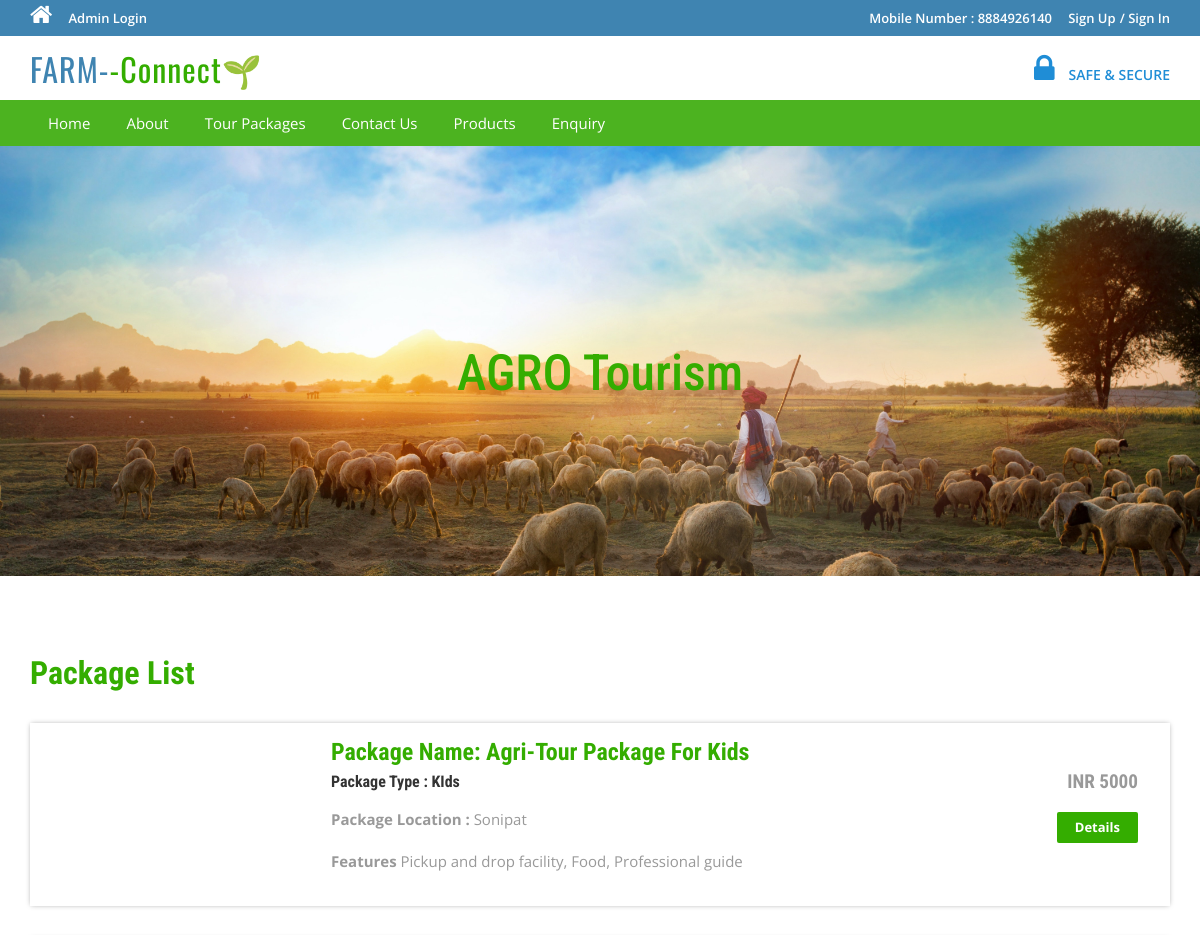
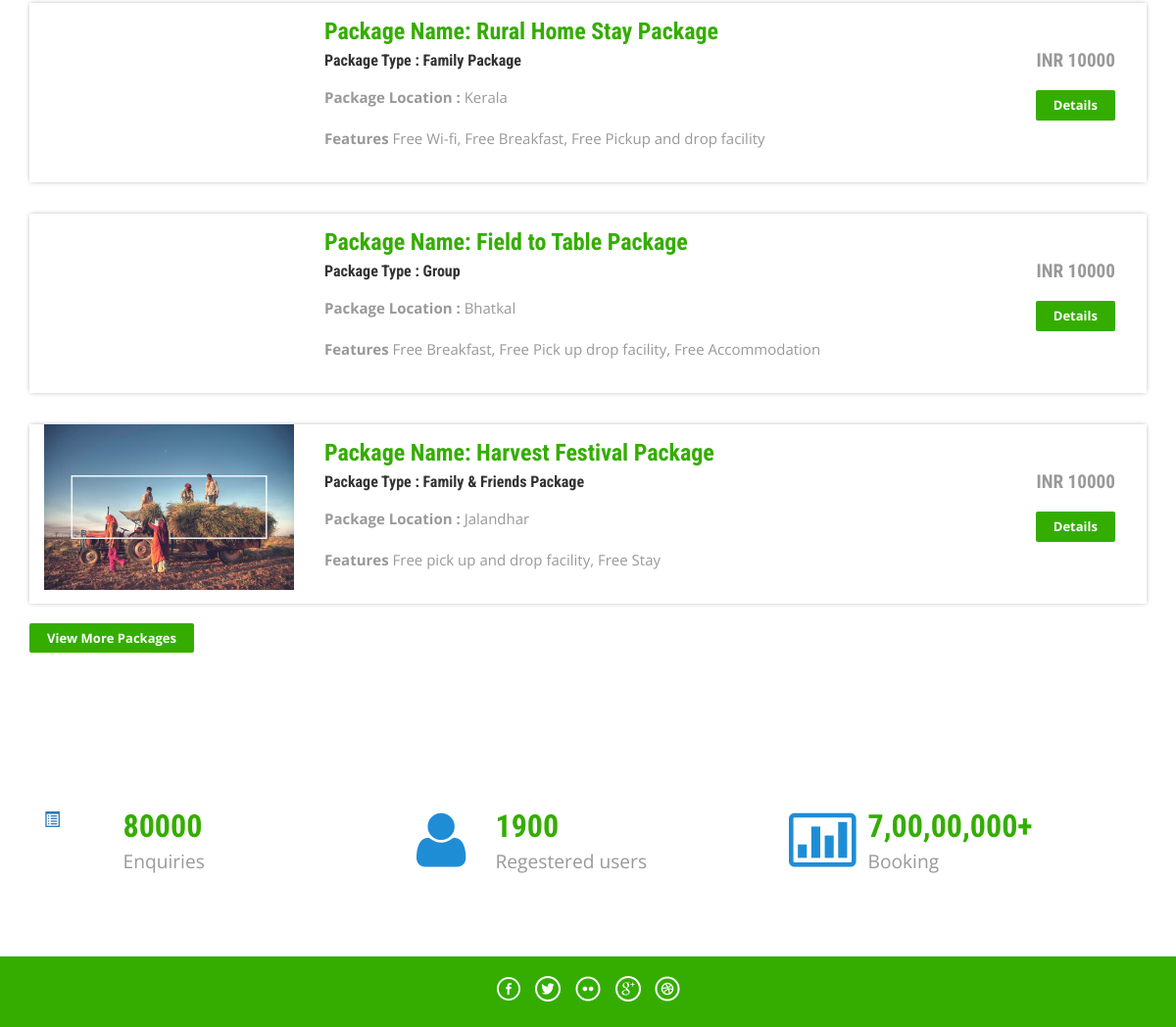
The page / on the database its author committed (2 pictures, top to bottom).
### tables this page shows
CREATE TABLE `tbltourpackages` (
  `PackageId` int(11) NOT NULL,
  `PackageName` varchar(200) DEFAULT NULL,
  `PackageType` varchar(150) DEFAULT NULL,
  `PackageLocation` varchar(100) DEFAULT NULL,
  `PackagePrice` int(11) DEFAULT NULL,
  `PackageFetures` varchar(255) DEFAULT NULL,
  `PackageDetails` mediumtext DEFAULT NULL,
  `PackageImage` varchar(100) DEFAULT NULL,
  `Creationdate` timestamp NULL DEFAULT current_timestamp(),
  `UpdationDate` timestamp NULL DEFAULT NULL ON UPDATE current_timestamp()
);

### index.php (the view, shortened to what this page needs)
<?php
include('includes/config.php');
?>
<!DOCTYPE HTML>
<html>
<head>
<link href="css/bootstrap.css" rel='stylesheet' type='text/css' />
<link href="css/style.css" rel='stylesheet' type='text/css' />
<link href="css/font-awesome.css" rel="stylesheet">
<link href="css/animate.css" rel="stylesheet" type="text/css" media="all">
</head>
<body>
<?php include('includes/header.php');?>
<div class="banner">
	<div class="container">
		<h1 class="wow zoomIn animated animated" data-wow-delay=".5s" style="visibility: visible; animation-delay: 0.5s; animation-name: zoomIn;"> AGRO Tourism</h1>
	</div>
</div>
<div class="container">
	<div class="holiday">
	<h3>Package List</h3>
<?php $sql = "SELECT * from tbltourpackages order by rand() limit 4";
$query = $dbh->prepare($sql);
$query->execute();
$results=$query->fetchAll(PDO::FETCH_OBJ);
if($query->rowCount() > 0)
{
foreach($results as $result)
{	?>
			<div class="rom-btm">
				<div class="col-md-3 room-left wow fadeInLeft animated" data-wow-delay=".5s">
					<img src="admin/pacakgeimages/<?php echo htmlentities($result->PackageImage);?>" class="img-responsive" alt="">
				</div>
				<div class="col-md-6 room-midle wow fadeInUp animated" data-wow-delay=".5s">
					<h4>Package Name: <?php echo htmlentities($result->PackageName);?></h4>
					<h6>Package Type : <?php echo htmlentities($result->PackageType);?></h6>
					<p><b>Package Location :</b> <?php echo htmlentities($result->PackageLocation);?></p>
					<p><b>Features</b> <?php echo htmlentities($result->PackageFetures);?></p>
				</div>
				<div class="col-md-3 room-right wow fadeInRight animated" data-wow-delay=".5s">
					<h5>INR <?php echo htmlentities($result->PackagePrice);?></h5>
					<a href="package-details.php?pkgid=<?php echo htmlentities($result->PackageId);?>" class="view">Details</a>
				</div>
				<div class="clearfix"></div>
			</div>
<?php }} ?>
<div><a href="package-list.php" class="view">View More Packages</a></div>
</div>
	</div>
<div class="routes">
	<div class="container">
		<div class="col-md-4 routes-left wow fadeInRight animated" data-wow-delay=".5s">
			<div class="rou-left">
				<a href="#"><i class="glyphicon glyphicon-list-alt"></i></a>
			</div>
			<div class="rou-rgt wow fadeInDown animated" data-wow-delay=".5s">
				<h3>80000</h3>
				<p>Enquiries</p>
			</div>
				<div class="clearfix"></div>
		</div>
		<div class="col-md-4 routes-left">
			<div class="rou-left">
				<a href="#"><i class="fa fa-user"></i></a>
			</div>
			<div class="rou-rgt">
				<h3>1900</h3>
				<p>Regestered users</p>
			</div>
				<div class="clearfix"></div>
		</div>
		<div class="col-md-4 routes-left wow fadeInRight animated" data-wow-delay=".5s">
			<div class="rou-left">
				<a href="#"><i class="fa fa-ticket"></i></a>
			</div>
			<div class="rou-rgt">
				<h3>7,00,00,000+</h3>
				<p>Booking</p>
			</div>
				<div class="clearfix"></div>
		</div>
		<div class="clearfix"></div>
	</div>
</div>
<?php include('includes/footer.php');?>
</body>
</html>

### includes/header.php (shortened to what this page needs)
<?php if($_SESSION['login'])
{?>
<div class="top-header">
	<div class="container">
		<ul class="tp-hd-lft wow fadeInLeft animated" data-wow-delay=".5s">
			<li class="hm"><a href="index.php"><i class="fa fa-home"></i></a></li>
			<li class="prnt"><a href="profile.php">My Profile</a></li>
				<li class="prnt"><a href="change-password.php">Change Password</a></li>
			<li class="prnt"><a href="tour-history.php">My Tour History</a></li>
			<li class="prnt"><a href="issuetickets.php">Issue Tickets</a></li>
		</ul>
		<ul class="tp-hd-rgt wow fadeInRight animated" data-wow-delay=".5s">
			<li class="tol">Welcome :</li>
			<li class="sig"><?php echo htmlentities($_SESSION['login']);?></li>
			<li class="sigi"><a href="logout.php" >/ Logout</a></li>
        </ul>
		<div class="clearfix"></div>
	</div>
</div><?php } else {?>
<div class="top-header">
	<div class="container">
		<ul class="tp-hd-lft wow fadeInLeft animated" data-wow-delay=".5s">
			<li class="hm"><a href="index.php"><i class="fa fa-home"></i></a></li>
				<li class="hm"><a href="admin/index.php">Admin Login</a></li>
		</ul>
		<ul class="tp-hd-rgt wow fadeInRight animated" data-wow-delay=".5s">
			<li class="tol">Mobile Number : 8884926140</li>
			<li class="sig"><a href="#" data-toggle="modal" data-target="#myModal" >Sign Up</a></li>
			<li class="sigi"><a href="#" data-toggle="modal" data-target="#myModal4" >/ Sign In</a></li>
        </ul>
		<div class="clearfix"></div>
	</div>
</div>
<?php }?>
<div class="header">
	<div class="container">
		<div class="logo wow fadeInDown animated" data-wow-delay=".5s">
			<a href="index.php">FARM-<span>-Connect🌱</span></a>
		</div>
		<div class="lock fadeInDown animated" data-wow-delay=".5s">
			<li><i class="fa fa-lock"></i></li>
            <li><div class="securetxt">SAFE &amp; SECURE </div></li>
		</div>
		<div class="clearfix"></div>
	</div>
</div>
<div class="footer-btm wow fadeInLeft animated" data-wow-delay=".5s">
	<div class="container">
	<div class="navigation">
			<nav class="navbar navbar-default">
				<div class="collapse navbar-collapse nav-wil" id="bs-example-navbar-collapse-1">
					<nav class="cl-effect-1">
						<ul class="nav navbar-nav">
							<li><a href="index.php">Home</a></li>
							<li><a href="page.php?type=aboutus">About</a></li>
								<li><a href="package-list.php">Tour Packages</a></li>
								<li><a href="page.php?type=contact">Contact Us</a></li>
								<li><a href="product-list.php">Products</a></li>
								<?php if($_SESSION['login'])
{?>
								<li>Need Help?<a href="#" data-toggle="modal" data-target="#myModal3"> / Write Us </a>  </li>
								<?php } else { ?>
								<li><a href="enquiry.php"> Enquiry </a>  </li>
								<?php } ?>
								<div class="clearfix"></div>
						</ul>
					</nav>
				</div>
			</nav>
		</div>
	</div>
</div>

### includes/footer.php (shortened to what this page needs)
<div class="copy-right">
	<div class="container">
		<div class="footer-social-icons wow fadeInDown animated animated" data-wow-delay=".5s" style="visibility: visible; animation-delay: 0.5s; animation-name: fadeInDown;">
			<ul>
				<li><a class="facebook" href="#"><span>Facebook</span></a></li>
				<li><a class="twitter" href="#"><span>Twitter</span></a></li>
				<li><a class="flickr" href="#"><span>Flickr</span></a></li>
				<li><a class="googleplus" href="#"><span>Google+</span></a></li>
				<li><a class="dribbble" href="#"><span>Dribbble</span></a></li>
			</ul>
		</div>
	</div>
</div>

### rows shown on the page
tbltourpackages: PackageName "Agri-Tour Package For Kids", PackageType "KIds", PackageLocation "Sonipat", PackageFetures "Pickup and drop facility, Food, Professional guide", PackagePrice "5000"
tbltourpackages: PackageName "Rural Home Stay Package", PackageType "Family Package", PackageLocation "Kerala", PackageFetures "Free Wi-fi, Free Breakfast, Free Pickup and drop facility", PackagePrice "10000"
tbltourpackages: PackageName "Field to Table Package", PackageType "Group", PackageLocation "Bhatkal", PackageFetures "Free Breakfast, Free Pick up drop facility, Free Accommodation", PackagePrice "10000"
tbltourpackages: PackageImage (picture), PackageName "Harvest Festival Package", PackageType "Family & Friends Package", PackageLocation "Jalandhar", PackageFetures "Free pick up and drop facility, Free Stay", PackagePrice "10000"
